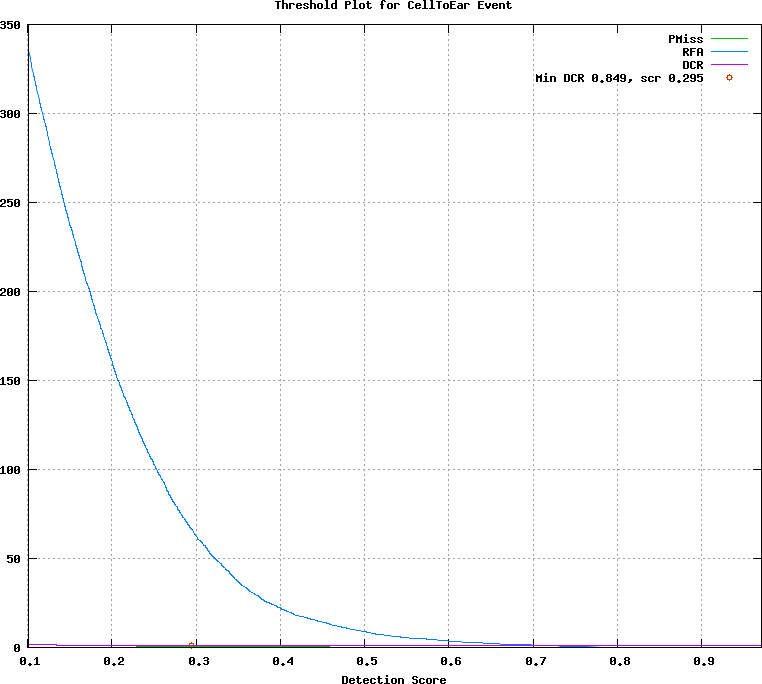

Generate this figure with gnuplot:
## GNUPLOT command file
set terminal postscript color
set style data lines
set title 'Threshold Plot for CellToEar Event'
set xlabel 'Detection Score'
set grid
set size ratio 0.85
plot [0.101000:0.971000]  \
  'test.det.CellToEar_Event.dat.1' using 1:4 title 'PMiss' with lines lt 2, \
  'test.det.CellToEar_Event.dat.1' using 1:5 title 'RFA' with lines lt 3, \
  'test.det.CellToEar_Event.dat.1' using 1:6 title 'DCR' with lines lt 4, \
  'test.det.CellToEar_Event.dat.2' using 1:2 title 'Min DCR 0.849, scr 0.295' with points lt 6
